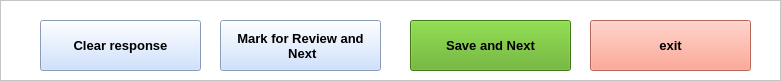
   <widget class="QFrame" name="frame_2">
    <property name="geometry">
     <rect>
      <x>20</x>
      <y>860</y>
      <width>781</width>
      <height>81</height>
     </rect>
    </property>
    <property name="font">
     <font>
      <pointsize>10</pointsize>
      <weight>75</weight>
      <bold>true</bold>
     </font>
    </property>
    <property name="styleSheet">
     <string notr="true">background-color: rgb(255, 255, 255);
border-color: rgb(0, 0, 0);</string>
    </property>
    <property name="frameShape">
     <enum>QFrame::StyledPanel</enum>
    </property>
    <property name="frameShadow">
     <enum>QFrame::Raised</enum>
    </property>
    <widget class="QPushButton" name="pushButton_9">
     <property name="geometry">
      <rect>
       <x>220</x>
       <y>20</y>
       <width>161</width>
       <height>51</height>
      </rect>
     </property>
     <property name="font">
      <font>
       <pointsize>10</pointsize>
       <weight>75</weight>
       <bold>true</bold>
      </font>
     </property>
     <property name="styleSheet">
      <string notr="true">background-color: rgb(193, 217, 255);
border-color: rgb(0, 0, 0);</string>
     </property>
     <property name="text">
      <string>Mark for Review and 
 Next</string>
     </property>
    </widget>
    <widget class="QPushButton" name="pushButton_10">
     <property name="geometry">
      <rect>
       <x>40</x>
       <y>20</y>
       <width>161</width>
       <height>51</height>
      </rect>
     </property>
     <property name="font">
      <font>
       <pointsize>10</pointsize>
       <weight>75</weight>
       <bold>true</bold>
      </font>
     </property>
     <property name="styleSheet">
      <string notr="true">background-color: rgb(193, 217, 255);
border-color: rgb(0, 0, 0);</string>
     </property>
     <property name="text">
      <string>Clear response</string>
     </property>
    </widget>
    <widget class="QPushButton" name="pushButton_2">
     <property name="geometry">
      <rect>
       <x>410</x>
       <y>20</y>
       <width>161</width>
       <height>51</height>
      </rect>
     </property>
     <property name="font">
      <font>
       <pointsize>10</pointsize>
       <weight>75</weight>
       <italic>false</italic>
       <bold>true</bold>
       <underline>false</underline>
       <kerning>true</kerning>
      </font>
     </property>
     <property name="styleSheet">
      <string notr="true">background-color: rgb(90, 170, 28);
border-color: rgb(0, 0, 0);</string>
     </property>
     <property name="text">
      <string>Save and Next</string>
     </property>
    </widget>
    <widget class="QPushButton" name="pushButton_3">
     <property name="geometry">
      <rect>
       <x>590</x>
       <y>20</y>
       <width>161</width>
       <height>51</height>
      </rect>
     </property>
     <property name="font">
      <font>
       <pointsize>10</pointsize>
       <weight>75</weight>
       <bold>true</bold>
      </font>
     </property>
     <property name="styleSheet">
      <string notr="true">border-color: rgb(0, 0, 0);
background-color: rgb(255, 143, 120);</string>
     </property>
     <property name="text">
      <string>exit</string>
     </property>
    </widget>
    <zorder>pushButton_9</zorder>
    <zorder>pushButton_10</zorder>
    <zorder>toolButton_4</zorder>
    <zorder>label_4</zorder>
    <zorder>label_3</zorder>
    <zorder>label_5</zorder>
    <zorder>toolButton_2</zorder>
    <zorder>label_6</zorder>
    <zorder>label_7</zorder>
    <zorder>toolButton</zorder>
    <zorder>toolButton_3</zorder>
    <zorder>pushButton_2</zorder>
    <zorder>pushButton_3</zorder>
   </widget>
